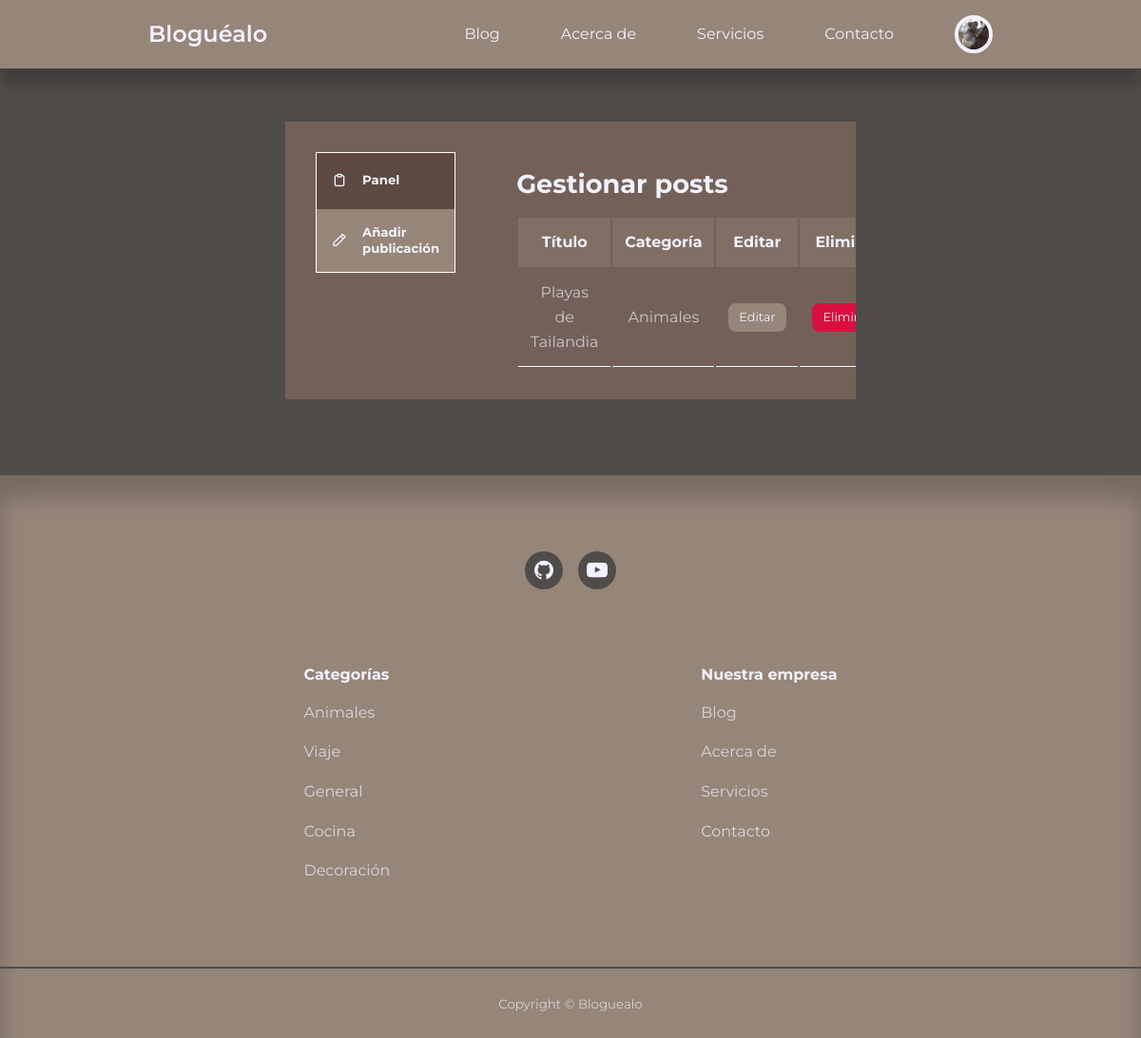
The app's page /admin/ (signed in) with its own data.
### tables this page shows
CREATE TABLE `usuarios` (
  `id` int(11) UNSIGNED NOT NULL,
  `nombre` varchar(50) NOT NULL,
  `apellido` varchar(50) NOT NULL,
  `usuario` varchar(50) NOT NULL,
  `email` varchar(100) NOT NULL,
  `pass` varchar(255) NOT NULL,
  `avatar` varchar(255) NOT NULL,
  `admin_check` tinyint(1) NOT NULL
);

CREATE TABLE `posts` (
  `id` int(11) UNSIGNED NOT NULL,
  `titulo` varchar(255) NOT NULL,
  `body` text NOT NULL,
  `thumbnail` varchar(255) NOT NULL,
  `fecha_hora` timestamp NOT NULL DEFAULT current_timestamp(),
  `categoria_id` int(11) UNSIGNED DEFAULT NULL,
  `autor_id` int(11) UNSIGNED NOT NULL,
  `destacado_check` tinyint(1) NOT NULL
);

CREATE TABLE `categorias` (
  `id` int(11) UNSIGNED NOT NULL,
  `titulo` varchar(50) NOT NULL,
  `descripcion` text NOT NULL
);

### admin/partials/header.php (called while the page is built, shortened)
<?php
require '../partials/header.php';

### admin/index.php (the view, shortened to what this page needs)
<?php
include 'partials/header.php';
$id_actual = $_SESSION['usuario-id'];
if (isset($_SESSION['usuario_admin'])) {
  $gestionarposts_fetch_query = "SELECT id, titulo, categoria_id FROM posts ORDER BY id DESC";
} else {
  $gestionarposts_fetch_query = "SELECT id, titulo, categoria_id FROM posts WHERE autor_id=$id_actual ORDER BY id DESC";
}
$gestionarposts_fetch_result = mysqli_query($con, $gestionarposts_fetch_query);
?>
<section class="panel">
  <div class="contenedor panel__contenedor">
    <aside>
      <ul>
        <li>
          <a href="index.php" class="activo"><i class="uil uil-clipboard-blank"></i>
            <h5>Panel</h5>
          </a>
        </li>
        <li>
          <a href="add-post.php"><i class="uil uil-pen"></i>
            <h5>Añadir publicación</h5>
          </a>
        </li>
      </ul>
    </aside>
    <main>
      <h2>Gestionar posts</h2>
      <table>
        <thead>
          <tr>
            <th>Título</th>
            <th>Categoría</th>
            <th>Editar</th>
            <th>Eliminar</th>
          </tr>
        </thead>
        <tbody>
          <?php while ($post = mysqli_fetch_assoc($gestionarposts_fetch_result)) : ?>
            <?php
            $categoria_id = $post['categoria_id'];
            $categoria_titulo_query = "SELECT titulo FROM categorias WHERE id=$categoria_id";
            $categoria_titulo_result = mysqli_query($con, $categoria_titulo_query);
            $categoria = mysqli_fetch_assoc($categoria_titulo_result);
            ?>
            <tr>
              <td><?= $post['titulo'] ?></td>
              <td><?= $categoria['titulo'] ?></td>
              <td>
                <a href="<?= ROOT_URL ?>admin/editar-post.php?id=<?= $post['id'] ?>" class="btn mini">Editar</a>
              </td>
              <td>
                <a href="<?= ROOT_URL ?>admin/eliminar-post.php?id=<?= $post['id'] ?>" class="btn mini rojo">Eliminar</a>
              </td>
            </tr>
          <?php endwhile ?>
        </tbody>
      </table>
    </main>
  </div>
</section>
<?php
include '../partials/footer.php'
?>

### partials/header.php (shortened to what this page needs)
<?php
require 'config/bd.php';
if (isset($_SESSION['usuario-id'])) {
  $id = filter_var($_SESSION['usuario-id'], FILTER_SANITIZE_NUMBER_INT);
  $avatar_fetch_query = "SELECT avatar from usuarios where id=$id";
  $avatar_fetch_result = mysqli_query($con, $avatar_fetch_query);
  $avatar = mysqli_fetch_assoc($avatar_fetch_result);
}
?>
<!DOCTYPE html>
<html lang="en">
<head>
  <link rel="stylesheet" href="<?= ROOT_URL ?>css/styles.css" />
  <link rel="stylesheet" href="https://unicons.iconscout.com/release/v4.0.8/css/line.css" />
</head>
<body>
  <nav>
    <div class="contenedor nav__contenedor">
      <a href="<?= ROOT_URL ?>" class="nav__logo">Bloguéalo</a>
      <ul class="nav__items">
        <li><a href="<?= ROOT_URL ?>blog.php">Blog</a></li>
        <li><a href="<?= ROOT_URL ?>about.php">Acerca de</a></li>
        <li><a href="<?= ROOT_URL ?>servicios.php">Servicios</a></li>
        <li><a href="<?= ROOT_URL ?>contacto.php">Contacto</a></li>
        <?php if (isset($_SESSION['usuario-id'])) : ?>
          <li class="nav__perfil">
            <div class="avatar">
              <img src="<?= ROOT_URL . 'images/' . $avatar['avatar'] ?>" />
            </div>
          </li>
        <?php else : ?>
          <li><a href="<?= ROOT_URL ?>signin.php">Iniciar sesión</a></li>
        <?php endif ?>
      </ul>
    </div>
  </nav>

### partials/footer.php (shortened to what this page needs)
<footer>
  <div class="footer__redes">
    <a href="https://github.com/davidparellada/Bloguealo" target="_blank"><i class="uil uil-github"></i></a>
    <a href="https://www.youtube.com/watch?v=zZsJ87Euf8M" target="_blank"><i class="uil uil-youtube"></i></a>
  </div>
  <div class="contenedor footer__contenedor">
    <article>
      <h4>Categorías</h4>
      <?php
      $categorias_all_query = "SELECT * FROM categorias";
      $categorias_all_resultado = mysqli_query($con, $categorias_all_query);
      ?>
      <ul>
        <?php while ($categoria_loop = mysqli_fetch_assoc($categorias_all_resultado)) : ?>
          <li><a href="<?= ROOT_URL ?>categoria-posts.php?id=<?= $categoria_loop['id'] ?>"><?= $categoria_loop['titulo'] ?></a></li>
        <?php endwhile ?>
      </ul>
    </article>
    <article>
      <h4>Nuestra empresa</h4>
      <ul>
        <li><a href="<?= ROOT_URL ?>blog.php">Blog</a></li>
        <li><a href="<?= ROOT_URL ?>about.php">Acerca de</a></li>
        <li><a href="<?= ROOT_URL ?>servicios.php">Servicios</a></li>
        <li><a href="<?= ROOT_URL ?>contacto.php">Contacto</a></li>
      </ul>
    </article>
  </div>
  <div class="footer__copyright">
    <small>Copyright &copy; Bloguealo</small>
  </div>
</footer>
</body>
</html>

### css/styles.css (style rules this page uses)
:root { --color-primario: hsl(25, 12%, 53%); --color-primario-light: hsla(25, 12%, 53%, 0.384); --color-primario-alt: hsl(26, 7%, 39%); --color-rojo: hsl(346, 87%, 46%); --color-rojo-light: hsla(346, 87%, 46%, 0.154); --color-verde: #00c476; --color-verde-light: hsla(156, 100%, 38%, 0.158); --color-marron-1: hsl(18, 13%, 40%); --color-marron-2: hsl(17, 18%, 31%); --color-marron-3: hsla(39, 19%, 38%, 0.3); --color-marron-4: hsla(240, 86%, 97%, 0.7); --color-blanco: #f2f2fe; --color-bg: hsl(24, 3%, 30%); --transition: all 300ms ease; --transition-500: all 500ms ease; --contenedor-width-1: 74%; --contenedor-width-2: 88%; --form-width: 40%; --radius-1: 0.3rem; --radius-2: 0.5rem; --radius-3: 0.8rem; --radius-4: 2rem; --radius-5: 5rem; }
* { margin: 0; padding: 0; outline: 0; border: 0; appearance: 0; list-style: none; text-decoration: none; box-sizing: border-box; }
body { font-family: "Montserrat", sans-serif; line-height: 1.6; color: var(--color-marron-4); background: var(--color-bg); overflow-x: hidden; }
.contenedor { width: var(--contenedor-width-1); max-width: 1800px; margin: 0 auto; }
section { margin-top: 3rem; width: 100vw; }
h1, h2, h3, h4, h5 { color: var(--color-blanco); line-height: 1.3; }
h2 { font-size: 1.7rem; margin: 1rem 0; }
h4 { font-size: 1rem; }
a { color: var(--color-blanco); transition: var(--transition); }
img { display: block; object-fit: cover; width: 100%; }
nav { background: var(--color-primario); width: 100vw; height: 4.5rem; position: fixed; top: 0; z-index: 10; box-shadow: 0 1rem 1rem rgba(0, 0, 0, 0.2); }
.nav__contenedor { height: 100%; display: flex; align-items: center; justify-content: space-between; }
.nav__logo { font-weight: 600; font-size: 1.5rem; }
.nav__items { display: flex; align-items: center; gap: 4rem; }
.nav__perfil { position: relative; cursor: pointer; }
.avatar { width: 2.5rem; height: 2.5rem; border-radius: 50%; overflow: hidden; border: 0.3rem solid var(--color-blanco); display: flex; justify-content: center; align-items: center; }
.avatar img { width: 100%; height: 100%; object-fit: cover; }
footer { background: var(--color-primario); padding: 5rem 0 0; box-shadow: inset 0 1.5rem 1.5rem rgba(0, 0, 0, 0.2); }
.footer__redes { margin-inline: auto; width: fit-content; margin-bottom: 5rem; display: flex; justify-content: space-between; align-items: center; gap: 1rem; }
.footer__redes a { background: var(--color-bg); border-radius: 50%; width: 2.5rem; height: 2.5rem; font-size: 1.5rem; display: flex; align-items: center; justify-content: center; }
.footer__contenedor { display: grid; grid-template-columns: repeat(4, 1fr); display: flex; justify-content: space-around; }
footer h4 { color: var(--color-blanco); margin-bottom: 0.5rem; }
footer ul li { padding: 0.5rem 0; }
footer ul a { opacity: 0.75; text-align: left; }
.footer__copyright { text-align: center; padding: 1.5rem 0; border-top: 2px solid var(--color-bg); margin-top: 5rem; }
.btn { display: inline-block; width: fit-content; padding: 0.5rem 1.2rem; border-radius: var(--radius-2); cursor: pointer; background-color: var(--color-primario); transition: var(--transition); color: var(--color-blanco); }
.btn.mini { padding: 0.3rem 0.7rem; font-size: 0.8rem; }
.btn.rojo { background-color: var(--color-rojo); color: var(--color-blanco); }
.panel { margin: 8rem 0 5rem; display: flex; align-items: center; flex-direction: column; }
.panel__contenedor { display: flex; gap: 4rem; background-color: var(--color-marron-1); padding: 2rem; width: 50%; overflow: hidden; }
.panel__contenedor aside { width: 15rem; border: 1px solid white; height: 100%; }
.panel__contenedor aside a { background-color: var(--color-primario); display: flex; align-items: center; gap: 1rem; padding: 1rem; transition: var(--transition); }
.panel__contenedor aside ul li:not(:last-child) a { border-bottom: 1px solid var(--color-marron-2); }
.panel__contenedor aside a.activo { background-color: var(--color-marron-2); }
.panel__contenedor main table { width: 100%; text-align: center; }
.panel__contenedor main table th { padding: 0.8rem; background: var(--color-primario-light); color: var(--color-blanco); }
.panel__contenedor main table td { padding: 0.8rem; border-bottom: 1px solid var(--color-blanco); }

### records on screen
usuarios: avatar (picture)
posts: titulo "Playas de Tailandia", categoria.titulo "Animales"
categorias: titulo "Animales"
categorias: titulo "Viaje"
categorias: titulo "General"
categorias: titulo "Cocina"
categorias: titulo "Decoración"
